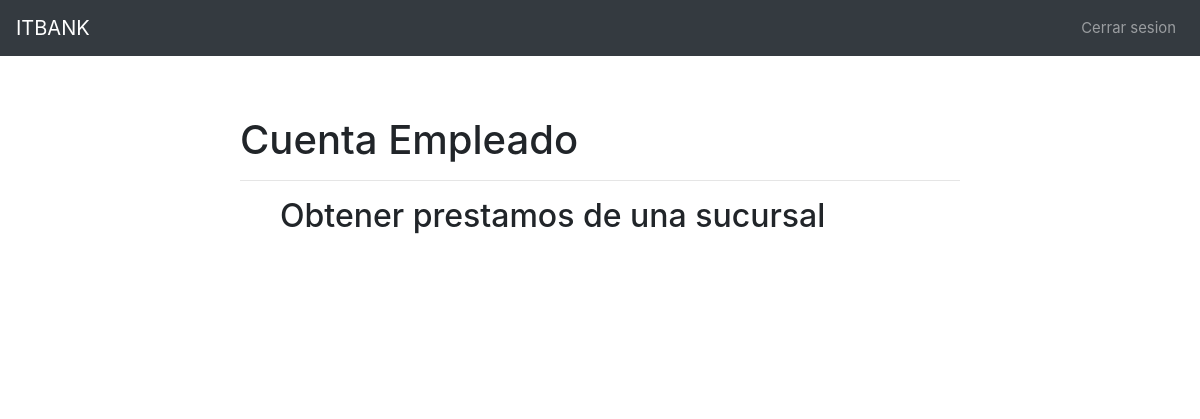
Page /sucursales/ (signed in) on the earlier database version.
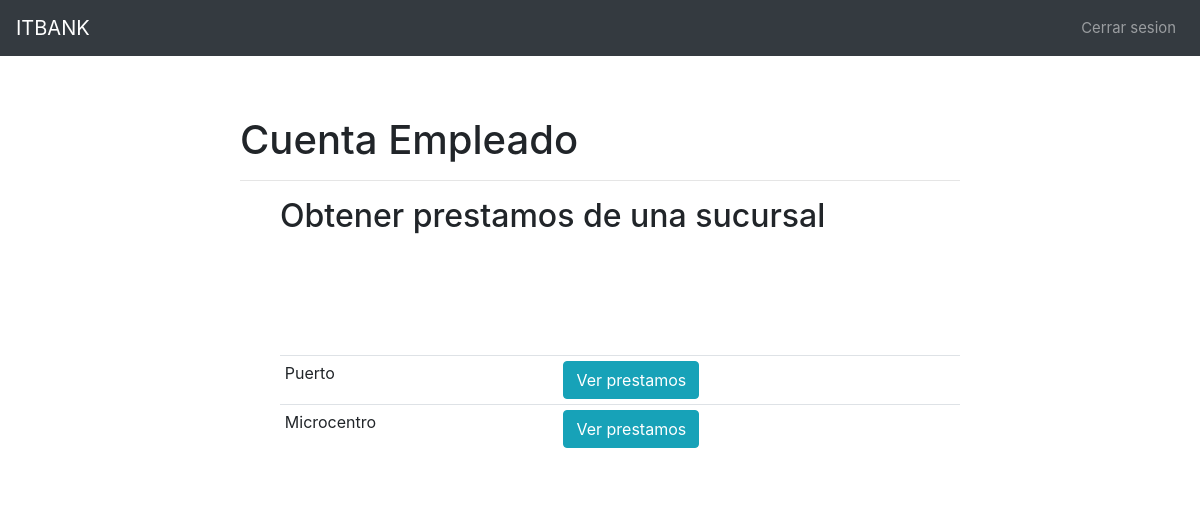
Same page on the later database version.
### Sucursales/models.py (models this page shows, shortened)
class Sucursal(models.Model):
    id = models.IntegerField(primary_key=True,
                             editable=False,
                             )
    nombre = models.CharField(max_length=50)
    codigopostal=models.IntegerField()
    class Meta:
        db_table = 'sucursales'

### Clientes/views.py (the view)
# urls.py: path('sucursales/',login_required(views.sucursalesprestamos),name='sucursalesprestamos'),
def sucursalesprestamos(request):
    context={}
    sucursales=Sucursal.objects.all()
    context['sucursales']=sucursales
    return render(request,'extra/empleados/sucursales.html',context)

### Clientes/templates/extra/empleados/sucursales.html (shortened to what this page needs)
{% extends 'extra/layout.html'%}
{%block content%}
<h1>Cuenta Empleado</h1>
<hr>
<ul>
    <h2 class="username">Obtener prestamos de una sucursal</h2>
    <table class="table table-sm">
        {% for sucursal in sucursales %}
        <tr>
            <td>{{sucursal.nombre}}</td>
            <td><a class="btn btn-primary btn-info" href="{% url 'prestamosxsucursal' pk=sucursal.id %}">Ver prestamos</a></td>
        </tr>
        {% endfor %}
</ul>
{% endblock %}

### Clientes/templates/extra/layout.html (shortened to what this page needs)
{% load static %}
<!DOCTYPE html>
<html>
<head>
	<link rel="stylesheet" href="https://cdn.jsdelivr.net/npm/bootstrap@4.3.1/dist/css/bootstrap.min.css">
	<link rel="stylesheet" type="text/css" href="../../static/normalize.css">
	<link rel="stylesheet" type="text/css" href="../../static/style.css">
	<link rel="stylesheet" href="https://cdn.jsdelivr.net/npm/bootstrap@4.3.1/dist/css/bootstrap.min.css">
</head>
<body>
	<nav class="navbar navbar-expand-lg navbar-dark bg-dark text-white">
		<a class="navbar-brand" href="{% url 'home' %}">ITBANK</a>
		<div class="collapse navbar-collapse" id="navbarNav">
		  <ul class="navbar-nav ml-auto">
				<li class="nav-item">
					<a class="nav-link" href="{% url 'logout' %}">Cerrar sesion</a>
				</li>
		  </ul>
		</div>
	  </nav>
	<div class="main">
		{% block content %}
		{% endblock content %}
	</div>
	<footer>
		<div class="row">
			<p>Todos los derechos reservados</p>
		</div>
	</footer>
</body>
</html>

### Login/static/style.css (style rules this page uses)
body { background: #0d6efd; font-size: 62.5%; font-family: 'Varela Round', Helvetica, Arial, serif; }
p { font-size: 1rem; }
a { font-size: .93rem; text-decoration: none; color: black; }
.main { background: white; width: 60%; margin: 5% auto; border-radius: 4px; padding-bottom: 20px; }
.username { margin-bottom: .2rem; }
footer { color: white; text-align: center; font-size: .875em; margin: 40px 0; }
footer p { opacity: .8; }

Differences in the rows shown:
added Sucursal: nombre "Puerto"
added Sucursal: nombre "Microcentro"
